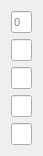
      <widget class="QWidget" name="layoutWidget_7">
       <property name="geometry">
        <rect>
         <x>530</x>
         <y>60</y>
         <width>31</width>
         <height>155</height>
        </rect>
       </property>
       <property name="font">
        <font>
         <pointsize>8</pointsize>
        </font>
       </property>
       <layout class="QVBoxLayout" name="verticalLayout_8">
        <item>
         <widget class="QLineEdit" name="FFW1">
          <property name="font">
           <font>
            <pointsize>8</pointsize>
           </font>
          </property>
          <property name="placeholderText">
           <string>0</string>
          </property>
         </widget>
        </item>
        <item>
         <widget class="QLineEdit" name="FFW2">
          <property name="font">
           <font>
            <pointsize>8</pointsize>
           </font>
          </property>
         </widget>
        </item>
        <item>
         <widget class="QLineEdit" name="FFW3">
          <property name="font">
           <font>
            <pointsize>8</pointsize>
           </font>
          </property>
         </widget>
        </item>
        <item>
         <widget class="QLineEdit" name="FFW4">
          <property name="font">
           <font>
            <pointsize>8</pointsize>
           </font>
          </property>
         </widget>
        </item>
        <item>
         <widget class="QLineEdit" name="FFW5">
          <property name="font">
           <font>
            <pointsize>8</pointsize>
           </font>
          </property>
         </widget>
        </item>
       </layout>
      </widget>
